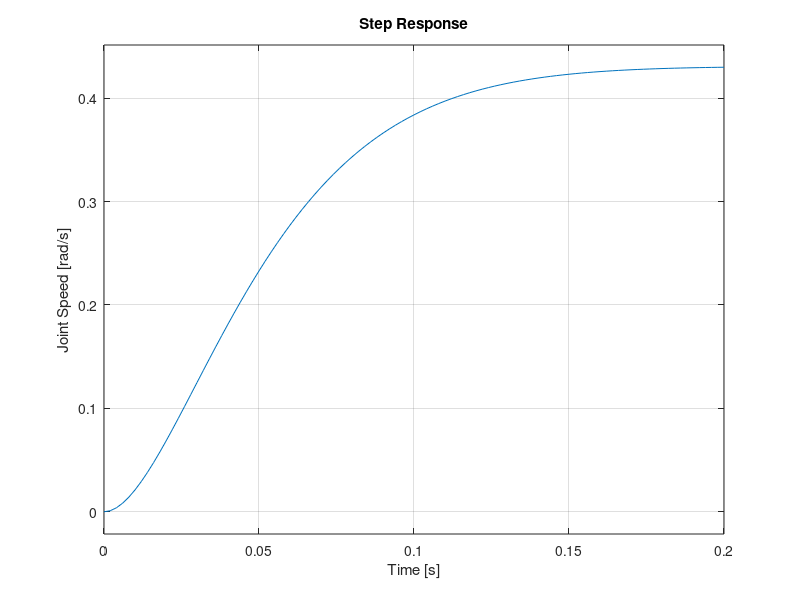

Recreate this plot in MATLAB.
L = 0.062;
R = 2.5;
n = 20;
dur = 0.2;

kt = 0.026;                     %Nm/A
kb = 0.02;                      %V/rad.s-1

Jeq = 0.00004;                  %kg/m2
beq = 0.001;                    %Nm/rad.s-1

b2 = L*Jeq;
b1 = L*beq+R*Jeq;
b0 = R*beq+kb*kt;
a0 = kt/n;

Psys = tf([a0], [b2 b1 b0 0]);
subplot(211);
step(Psys, dur);
ylabel('Joint Position [rad]'); grid on;

Vsys = tf([a0], [b2 b1 b0]);
subplot(212);
step(Vsys, dur);
ylabel('Joint Speed [rad/s]'); grid on;
xlabel('Time [s]')


